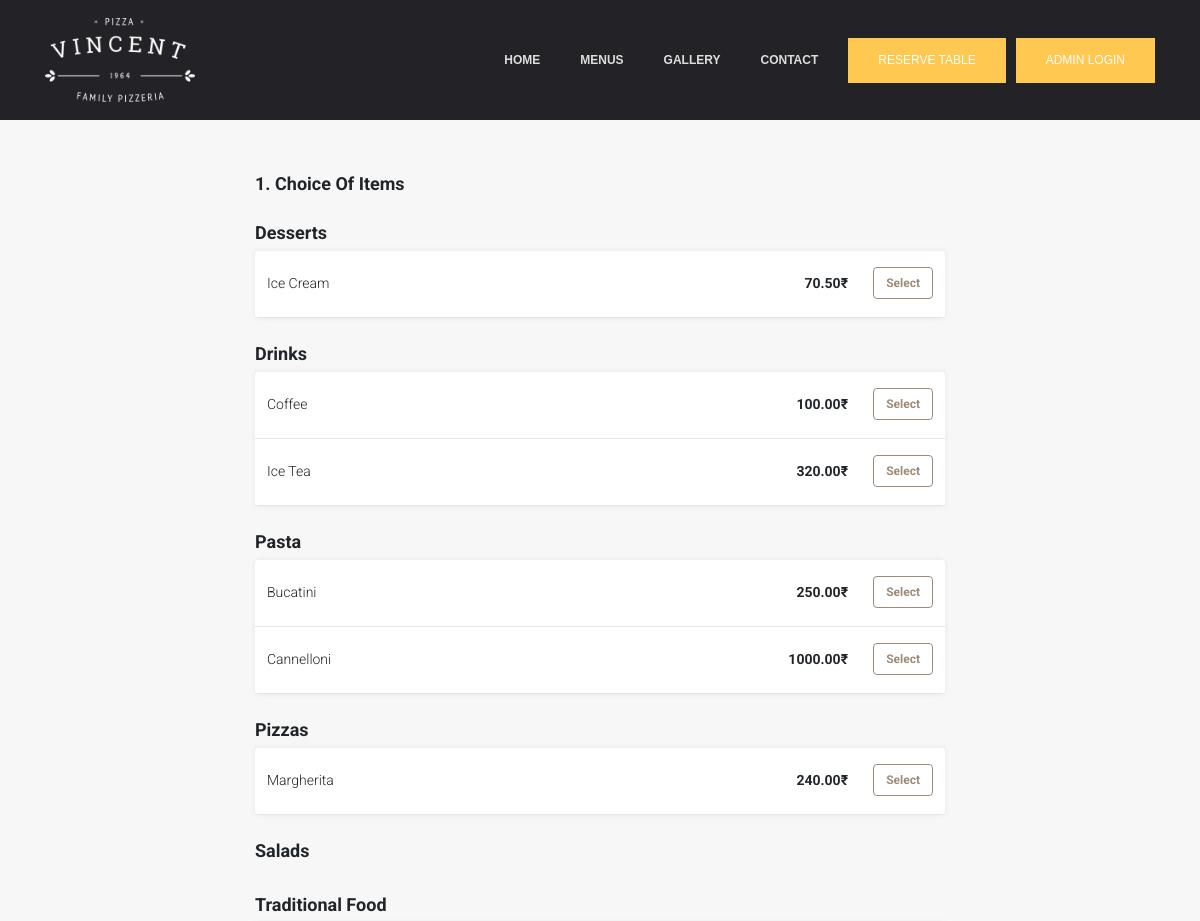
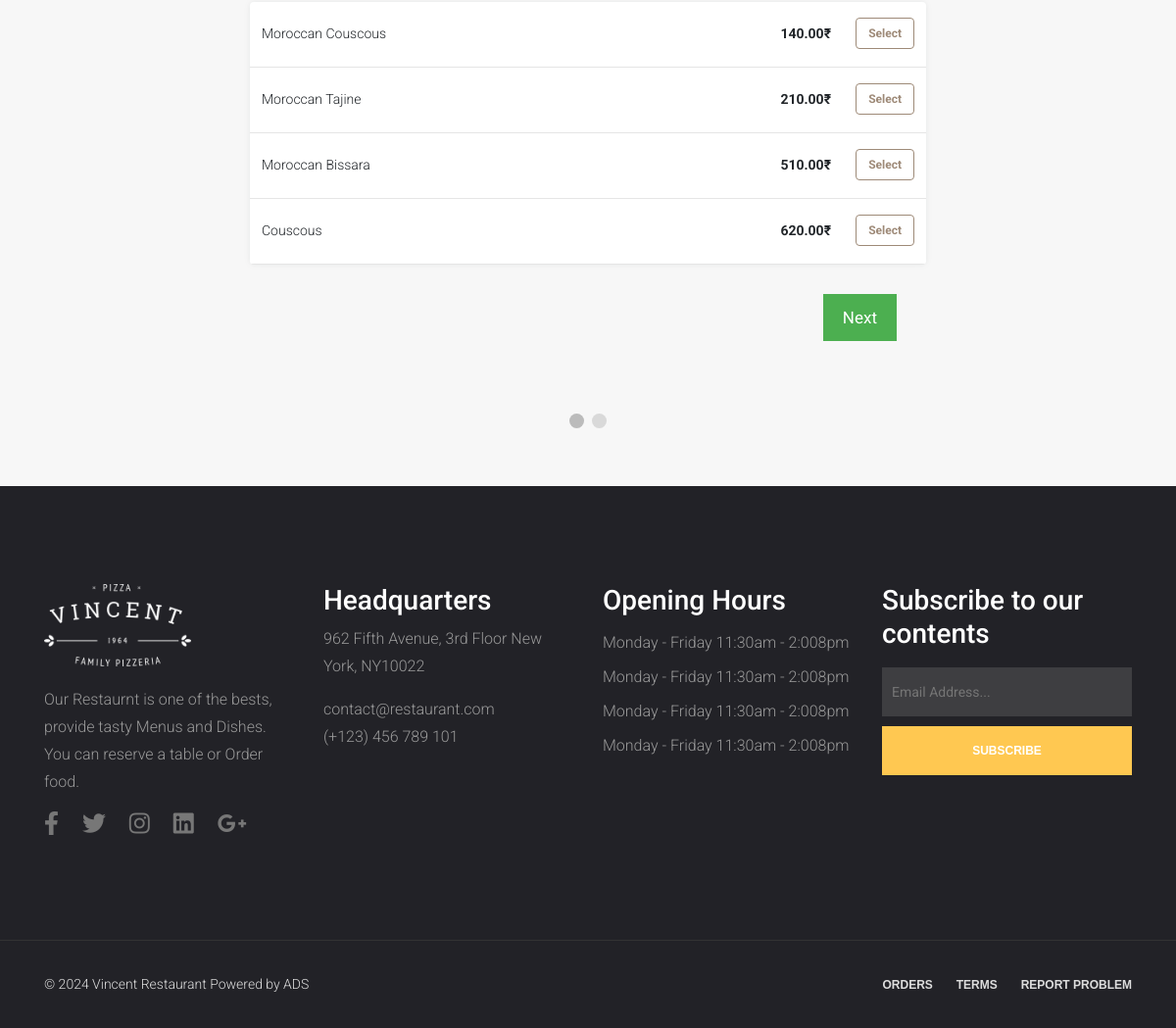
Page /order_food.php on the committed database (2 pictures, top to bottom).
### tables this page shows
CREATE TABLE `menu_categories` (
  `category_id` int(3) NOT NULL,
  `category_name` varchar(50) NOT NULL
);

CREATE TABLE `menus` (
  `menu_id` int(5) NOT NULL,
  `menu_name` varchar(100) NOT NULL,
  `menu_description` varchar(255) NOT NULL,
  `menu_price` decimal(6,2) NOT NULL,
  `menu_image` varchar(255) NOT NULL,
  `category_id` int(3) NOT NULL
);

### order_food.php (the view, shortened to what this page needs)
<?php
    include "connect.php";
    include "Includes/templates/header.php";
    include "Includes/templates/navbar.php";
?>
	<section class="order_food_section">
		<form method="post" id="order_food_form" action="order_food.php">
			<div class="select_menus_tab order_food_tab" id="menus_tab">
                <div class="text_header">
                    <span>
                        1. Choice of Items
                    </span>
                </div>
				<div>
					<?php
						$stmt = $con->prepare("Select * from menu_categories");
                    	$stmt->execute();
                    	$menu_categories = $stmt->fetchAll();
                    	foreach($menu_categories as $category)
                    	{
                    		?>
                    			<div class="text_header">
									<span>
										<?php echo $category['category_name']; ?>
									</span>
								</div>
								<div class="items_tab">
				        			<?php
				        				$stmt = $con->prepare("Select * from menus where category_id = ?");
				                    	$stmt->execute(array($category['category_id']));
				                    	$rows = $stmt->fetchAll();
				                    	foreach($rows as $row)
				                    	{
				                        	echo "<div class='itemListElement'>";
				                            	echo "<div class = 'item_details'>";
				                                	echo "<div>";
				                                    	echo $row['menu_name'];
				                                	echo "</div>";
				                                	echo "<div class = 'item_select_part'>";
				                                    	echo "<div class = 'menu_price_field'>";
				    										echo "<span style = 'font-weight: bold;'>";
				                                    			echo $row['menu_price']."₹";
				                                    		echo "</span>";
				                                    	echo "</div>";
				                                    ?>
				                                    	<div class="select_item_bttn">
				                                    		<div class="btn-group-toggle" data-toggle="buttons">
																<label class="menu_label item_label btn btn-secondary">
																	<input type="checkbox"  name="selected_menus[]" value="<?php echo $row['menu_id'] ?>" autocomplete="off">Select
																</label>
															</div>
				                                    	</div>
				                                    <?php
				                                	echo "</div>";
				                            	echo "</div>";
				                        	echo "</div>";
				                    	}
				            		?>
				    			</div>
                    		<?php
                    	}
					?>
				</div>
			</div>
            <div style="overflow:auto;padding: 30px;">
                <div style="float:right;">
                    <button type="button" id="nextBtn" class="next_prev_buttons" onclick="nextPrev(1)">Next</button>
                </div>
            </div>
            <div style="text-align:center;margin-top:40px;">
                <span class="step"></span>
                <span class="step"></span>
            </div>
		</form>
	</section>
    <section class="widget_section" style="background-color: #222227;padding: 100px 0;">
        <div class="container">
            <div class="row">
                <div class="col-lg-3 col-md-6">
                    <div class="footer_widget">
                        <img src="Design/images/restaurant-logo.png" alt="Restaurant Logo" style="width: 150px;margin-bottom: 20px;">
                        <p>
                            Our Restaurnt is one of the bests, provide tasty Menus and Dishes. You can reserve a table or Order food.
                        </p>
                        <ul class="widget_social">
                            <li><a href="#" data-toggle="tooltip" title="Facebook"><i class="fab fa-facebook-f fa-2x"></i></a></li>
                            <li><a href="#" data-toggle="tooltip" title="Twitter"><i class="fab fa-twitter fa-2x"></i></a></li>
                            <li><a href="#" data-toggle="tooltip" title="Instagram"><i class="fab fa-instagram fa-2x"></i></a></li>
                            <li><a href="#" data-toggle="tooltip" title="LinkedIn"><i class="fab fa-linkedin fa-2x"></i></a></li>
                            <li><a href="#" data-toggle="tooltip" title="Google+"><i class="fab fa-google-plus-g fa-2x"></i></a></li>
                        </ul>
                    </div>
                </div>
                <div class="col-lg-3 col-md-6">
                     <div class="footer_widget">
                        <h3>Headquarters</h3>
                        <p>
                            962 Fifth Avenue, 3rd Floor New York, NY10022
                        </p>
                        <p>
                            contact@restaurant.com
                            <br>
                            (+123) 456 789 101
                        </p>
                     </div>
                </div>
                <div class="col-lg-3 col-md-6">
                    <div class="footer_widget">
                        <h3>
                            Opening Hours
                        </h3>
                        <ul class="opening_time">
                            <li>Monday - Friday 11:30am - 2:008pm</li>
                            <li>Monday - Friday 11:30am - 2:008pm</li>
                            <li>Monday - Friday 11:30am - 2:008pm</li>
                            <li>Monday - Friday 11:30am - 2:008pm</li>
                        </ul>
                    </div>
                </div>
                <div class="col-lg-3 col-md-6">
                    <div class="footer_widget">
                        <h3>Subscribe to our contents</h3>
                        <div class="subscribe_form">
                            <form action="#" class="subscribe_form" novalidate="true">
                                <input type="email" name="EMAIL" id="subs-email" class="form_input" placeholder="Email Address...">
                                <button type="submit" class="submit">SUBSCRIBE</button>
                                <div class="clearfix"></div>
                            </form>
                        </div>
                    </div>
                </div>
            </div>
        </div>
    </section>
    <?php include "Includes/templates/footer.php"; ?>

### Design/css/main.css (style rules this page uses)
a, a:hover { text-decoration: none !important; }
ul { display: block; list-style: none; padding: 0; margin: 0; }
html { scroll-behavior: smooth; }
body { font-family: 'Roboto', sans-serif; font-size: 16px; line-height: 28px; font-weight: 300; }
.widget_social { display: block; text-align: left; }
.widget_social li { display: inline-block; }
.widget_social li a { color: #777; font-size: 12px; margin-right: 20px; }
.footer_widget p { color: #999; }
.footer_widget h3 { color: #fff; }
.subscribe_form { display: block; text-align: center; padding: 5px 0; }
.subscribe_form .form_input { display: block; background-color: rgba(119, 119, 119, 0.33); color: #fff; border: none; font-size: 14px; line-height: 50px; padding: 0 10px; float: left; width: 100%; margin-bottom: 10px; transition: all 0.5s ease-in-out; }
.opening_time li { color: #999; line-height: 35px; }
.subscribe_form .submit { background-color: #ffc851; color: #fff; font-family: "Work Sans", sans-serif; font-size: 12px; font-weight: 600; line-height: 50px; display: inline-block; padding: 0 10px; float: left; width: 100%; cursor: pointer; border: none; transition: all 0.5s ease-in-out; }

### order_food.php (style rules this page uses)
body { background: #f7f7f7; }
.text_header { margin-bottom: 5px; font-size: 18px; font-weight: bold; line-height: 1.5; margin-top: 22px; text-transform: capitalize; }
.items_tab { border-radius: 4px; background-color: white; overflow: hidden; box-shadow: 0 0 5px 0 rgba(60, 66, 87, 0.04), 0 0 10px 0 rgba(0, 0, 0, 0.04); }
.itemListElement { font-size: 14px; line-height: 1.29; border-bottom: solid 1px #e5e5e5; cursor: pointer; padding: 16px 12px 18px 12px; }
.item_details { width: auto; display: -webkit-box; display: -moz-box; display: -ms-flexbox; display: -webkit-flex; display: flex; flex-direction: row; justify-content: space-between; align-items: center; -webkit-box-orient: horizontal; -webkit-box-direction: normal; -webkit-flex-direction: row; -webkit-box-pack: justify; -webkit-justify-content: space-between; -webkit-box-align: center; -webkit-align-items: center; }
.item_label { color: #9e8a78; border-color: #9e8a78; background: white; font-size: 12px; font-weight: 700; }
.item_select_part { display: flex; -webkit-box-pack: justify; justify-content: space-between; -webkit-box-align: center; align-items: center; flex-shrink: 0; }
.select_item_bttn { width: 55px; display: flex; margin-left: 30px; -webkit-box-pack: end; justify-content: flex-end; }
.menu_price_field { width: auto; display: flex; margin-left: 30px; -webkit-box-align: baseline; align-items: baseline; }
.order_food_section { max-width: 720px; margin: 50px auto; padding: 0px 15px; }
.step { height: 15px; width: 15px; margin: 0 2px; background-color: #bbbbbb; border: none; border-radius: 50%; display: inline-block; opacity: 0.5; }
.step.active { opacity: 1; }
.order_food_tab { display: none; }
.next_prev_buttons { background-color: #4CAF50; color: #ffffff; border: none; padding: 10px 20px; font-size: 17px; cursor: pointer; }

### rows in the picture
menu_categories: category_name "Desserts"
menus: menu_name "Ice Cream", menu_price "70.50"
menu_categories: category_name "Drinks"
menus: menu_name "Coffee", menu_price "100.00"
menus: menu_name "Ice Tea", menu_price "320.00"
menu_categories: category_name "Pasta"
menus: menu_name "Bucatini", menu_price "250.00"
menus: menu_name "Cannelloni", menu_price "1000.00"
menu_categories: category_name "Pizzas"
menus: menu_name "Margherita", menu_price "240.00"
menu_categories: category_name "Salads"
menu_categories: category_name "Traditional Food"
menus: menu_name "Moroccan Couscous", menu_price "140.00"
menus: menu_name "Moroccan Tajine", menu_price "210.00"
menus: menu_name "Moroccan Bissara", menu_price "510.00"
menus: menu_name "Couscous", menu_price "620.00"
